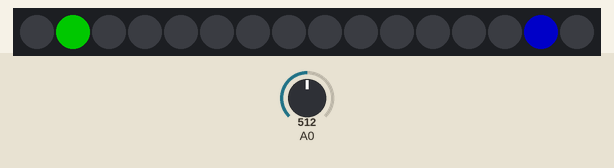
Simulated run of this sketch. Board: Arduino Uno, built with avr-gcc and run on an emulated ATmega328P. On the bench: 16 RGB LEDs in strip order, left to right. The inputs (shaded band) are chosen by the test bench; at power-on: A0 = 512. Dim RGB values are drawn brighter than linear.

Above: at 0.15 s.
At 0.65 s:
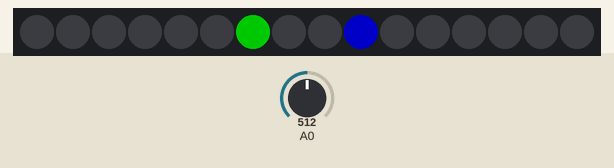
At 3.07 s:
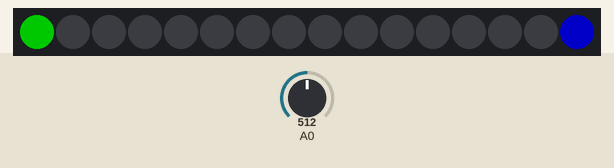

The sketch:

main.ino
```cpp
#include "mic_sampler.h"
#include "vis_control.h"


MicSampler ms;
VisControl vc;
void setup()
{

}
void loop()
{

   ms.loop();
   unsigned int v = ms.getP2P();
   vc.setVolume(v);
   vc.loop();
}
```

mic_sampler.h
```cpp
#ifndef MIC_CONTROLLER
#define MIC_CONTROLLER

class MicSampler
{
    static constexpr int PORT = 0;
    static constexpr int SAMPLE_WIN_MSEC = 100;

    unsigned long m_startMillis;
    unsigned int m_signalMax;
    unsigned int m_signalMin;

public:
    MicSampler() { resetSampleWindow(); }

    void resetSampleWindow()
    {
        m_signalMax = 0;
        m_signalMin = 1024;
        m_startMillis = millis(); // Start of sample window
    }
    void loop()
    {
        if (millis() - m_startMillis > SAMPLE_WIN_MSEC)
        {
            resetSampleWindow();
        }
        unsigned int sample = analogRead(0);
        m_signalMax = max(m_signalMax, sample);
        m_signalMin = min(m_signalMin, sample);
    }
    unsigned int getP2P() const { return m_signalMax - m_signalMin; }
};
#endif
```

vis_control.h
```cpp
#ifndef VIS_CONTROL
#define VIS_CONTROL
#include <FastLED.h>
class VisControl
{
    static constexpr unsigned int NUM_LEDS = 16;
    static constexpr unsigned int LED_PIN = 9;
    static constexpr unsigned int MAX_VOLUME = 256;
    static constexpr unsigned int MIN_VOLUME = 1;

    static constexpr unsigned long ROLLING_SPEED_MSEC=100;

    CRGB m_leds[NUM_LEDS];
    unsigned int m_counter;
    int m_counterDir;
    unsigned long m_startMillis;


    void rollingLight()
    {
        if(millis()-m_startMillis<ROLLING_SPEED_MSEC)
            return;
        m_startMillis=millis();
        m_leds[m_counter].g=0;
        m_leds[NUM_LEDS-1-m_counter].b=0;
        if(m_counter==0)
        {
            m_counterDir=1;
        }
        if(m_counter==NUM_LEDS-1)
        {
            m_counterDir=-1;
        }
        m_counter +=m_counterDir;
        m_leds[m_counter].g=100;
        m_leds[NUM_LEDS-1-m_counter].b=100;


    }
public:
    VisControl()
    {

        FastLED.addLeds<WS2812, LED_PIN, GRB>(m_leds, NUM_LEDS);
        m_counter=0;
        m_counterDir = 1;
        m_startMillis=0;

    }
    void loop()
    {
        rollingLight();
        FastLED.show();
    }
    void setVolume(unsigned int v)
    {
        constexpr unsigned int MID_BID = NUM_LEDS>>1;
        constexpr unsigned int VOL_RANGE = MAX_VOLUME-MIN_VOLUME;
        unsigned int maxBin = (max(MIN_VOLUME,min(v,MAX_VOLUME))-MIN_VOLUME)*MID_BID/VOL_RANGE;
        for(unsigned int i=0;i!=NUM_LEDS;++i)
            m_leds[i].r=0;
        for(unsigned int i=0;i!=maxBin;++i)
        {
            m_leds[MID_BID+i].r=255;
            m_leds[MID_BID-i-1].r=255;
        }

    }
};
#endif
```
